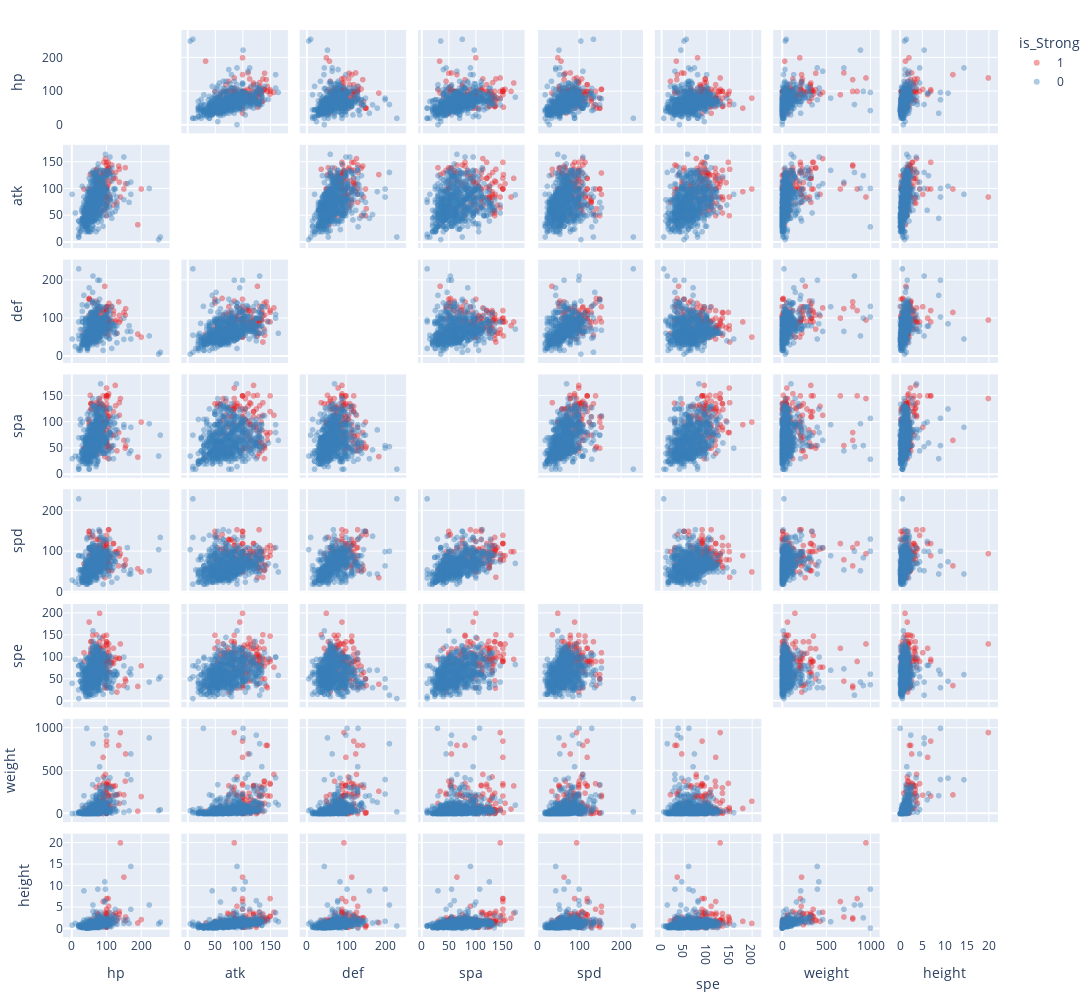

Write notebook code for a chart like this one.
### Code cell
# get scatter matrix of 6 stats and weight and height, color being discrete
aux_data = data[['hp', 'atk', 'def', 'spa', 'spd', 'spe', 'weight', 'height', 'is_Strong']]
aux_data['is_Strong'] = aux_data['is_Strong'].astype(str)
fig3 = px.scatter_matrix(aux_data, dimensions=['hp', 'atk', 'def', 'spa', 'spd', 'spe', 'weight', 'height'], color='is_Strong', opacity=0.4, color_discrete_sequence=px.colors.qualitative.Set1)
fig3.update_layout(height=1000, width=1200)
fig3.update_layout(showlegend=True, margin=dict(l=10, r=10, t=30, b=10))
fig3.update_traces(diagonal_visible=False)

### Figure 1 — Plotly figure (JSON) as saved in the notebook; plotly's stock layout.template omitted (floating-point values rounded to 4 significant figures; data arrays with more than 128 entries replaced by an {"elided": "..."} marker saying what was removed)
{"data": [{"diagonal": {"visible": false}, "dimensions": [{"axis": {"matches": true}, "label": "hp", "values": {"elided": "133 int values"}}, {"axis": {"matches": true}, "label": "atk", "values": {"elided": "133 int values"}}, {"axis": {"matches": true}, "label": "def", "values": {"elided": "133 int values"}}, {"axis": {"matches": true}, "label": "spa", "values": {"elided": "133 int values"}}, {"axis": {"matches": true}, "label": "spd", "values": {"elided": "133 int values"}}, {"axis": {"matches": true}, "label": "spe", "values": {"elided": "133 int values"}}, {"axis": {"matches": true}, "label": "weight", "values": {"elided": "133 float values"}}, {"axis": {"matches": true}, "label": "height", "values": {"elided": "133 float values"}}], "hovertemplate": "is_Strong=1<br>%{xaxis.title.text}=%{x}<br>%{yaxis.title.text}=%{y}<extra></extra>", "legendgroup": "1", "marker": {"color": "rgb(228,26,28)", "opacity": 0.4, "symbol": "circle"}, "name": "1", "showlegend": true, "type": "splom"}, {"diagonal": {"visible": false}, "dimensions": [{"axis": {"matches": true}, "label": "hp", "values": {"elided": "651 int values"}}, {"axis": {"matches": true}, "label": "atk", "values": {"elided": "651 int values"}}, {"axis": {"matches": true}, "label": "def", "values": {"elided": "651 int values"}}, {"axis": {"matches": true}, "label": "spa", "values": {"elided": "651 int values"}}, {"axis": {"matches": true}, "label": "spd", "values": {"elided": "651 int values"}}, {"axis": {"matches": true}, "label": "spe", "values": {"elided": "651 int values"}}, {"axis": {"matches": true}, "label": "weight", "values": {"elided": "651 float values"}}, {"axis": {"matches": true}, "label": "height", "values": {"elided": "651 float values"}}], "hovertemplate": "is_Strong=0<br>%{xaxis.title.text}=%{x}<br>%{yaxis.title.text}=%{y}<extra></extra>", "legendgroup": "0", "marker": {"color": "rgb(55,126,184)", "opacity": 0.4, "symbol": "circle"}, "name": "0", "showlegend": true, "type": "splom"}], "layout": {"dragmode": "select", "height": 1000, "legend": {"title": {"text": "is_Strong"}, "tracegroupgap": 0}, "margin": {"b": 10, "l": 10, "r": 10, "t": 30}, "showlegend": true, "width": 1200}}
